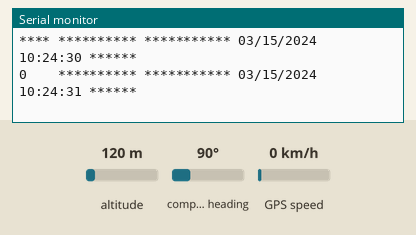
This sketch was run on a simulated Arduino Uno, built with avr-gcc and run on an emulated ATmega328P. On the bench: the last lines printed to the serial monitor. Inputs (shaded band) come from the test bench; at power-on: altitude 120 m, compass heading 90°, GPS speed 0 km/h. The GPS gets a fix after 3 s at 37.7749, -122.4194 with 8 satellites.

Above: at 1.2 s.
1.3 s: altitude set to 108 m
At 3.7 s:
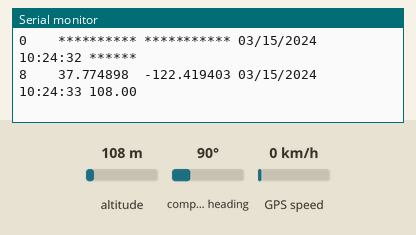
5.4 s: altitude set to 92 m
At 6.8 s:
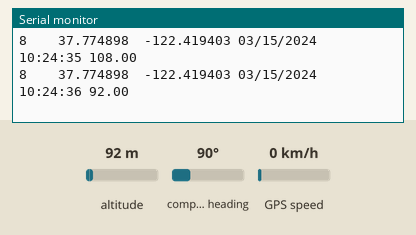
8.5 s: altitude set to 11 m
At 9.8 s:
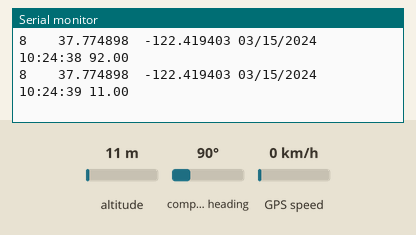
10.0 s: altitude set to 8 m
At 10.8 s:
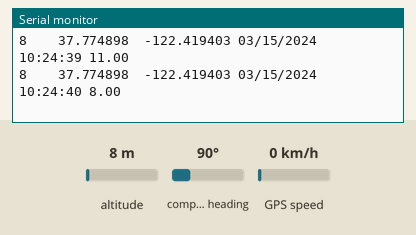

Measured:
- the behaviour switches between 100 and 99 m on altitude (found by bisection; images 1 and 2)
- the behaviour switches between 10 and 9 m on altitude (found by bisection; images 3 and 4)
- after the input at 1.3 s, the serial monitor: prints a new line after 1.7 s (image 1)
- after the input at 5.4 s, the serial monitor: prints a new line after 0.66 s (image 2)
- after the input at 8.5 s, the serial monitor: prints a new line after 0.58 s (image 3)
- after the input at 10.0 s, the serial monitor: prints a new line after 0.09 s (image 4)

The sketch:

GPS_Code.ino
```cpp
#include <TinyGPS++.h>
#include <SoftwareSerial.h>
/*
   This sample code demonstrates the normal use of a TinyGPS++ (TinyGPSPlus) object.
   It requires the use of SoftwareSerial, and assumes that you have a
   4800-baud serial GPS device hooked up on pins 4(rx) and 3(tx).
*/
static const int RXPin = 4, TXPin = 3;
static const uint32_t GPSBaud = 9600;

// The TinyGPS++ object
TinyGPSPlus gps;

// The serial connection to the GPS device
SoftwareSerial ss(RXPin, TXPin);

void setup()
{
  Serial.begin(115200);
  ss.begin(GPSBaud);

  //Serial.println(F("FullExample.ino"));
  //Serial.println(F("An extensive example of many interesting TinyGPS++ features"));
 // Serial.print(F("Testing TinyGPS++ library v. ")); Serial.println(TinyGPSPlus::libraryVersion());
  //Serial.println(F("by Mikal Hart"));
//  Serial.println();
//  Serial.println(F("SATS HDOP  LATITUDE   LONGITUDE   Fix  Date       TIME     Date ALTITUDE    Course Speed Card  Distance Course Card  Chars Sentences Checksum"));
//  Serial.println(F("           (deg)      (deg)       Age                      Age  (m)    --- from GPS ----  ---- to London  ----  RX    RX        Fail"));
//  Serial.println(F("----------------------------------------------------------------------------------------------------------------------------------------"));
}

void loop()
{
 // static const double LONDON_LAT = 51.508131, LONDON_LON = -0.128002;

  printInt(gps.satellites.value(), gps.satellites.isValid(), 5);                            //Printing the received data - SATELLITE

  printFloat(gps.location.lat(), gps.location.isValid(), 11, 6);                            //Printing the received data - LATITUDE
  printFloat(gps.location.lng(), gps.location.isValid(), 12, 6);                            //Printing the received data - LONGITUDE

  printDateTime(gps.date, gps.time);                                                        //Printing the received data - TIME
  printFloat(gps.altitude.meters(), gps.altitude.isValid(), 7, 2);                          //Printing the received data - ALTTUDE

  smartDelay(1000);                                                                           //SmartDelay Function defined seperatly

  if (millis() > 5000 && gps.charsProcessed() < 10)
    Serial.println(F("No GPS data received: check wiring"));

  Serial.println();
}

// This custom version of delay() ensures that the gps object
// is being "fed".
static void smartDelay(unsigned long ms)
{
  unsigned long start = millis();
  do
  {
    while (ss.available())
      gps.encode(ss.read());
  } while (millis() - start < ms);
}

static void printFloat(float val, bool valid, int len, int prec)                              //Function to print float values
{
  if (!valid)
  {
    while (len-- > 1)
      Serial.print('*');
    Serial.print(' ');
  }
  else
  {
    Serial.print(val, prec);
    int vi = abs((int)val);
    int flen = prec + (val < 0.0 ? 2 : 1); // . and -
    flen += vi >= 1000 ? 4 : vi >= 100 ? 3 : vi >= 10 ? 2 : 1;
    for (int i=flen; i<len; ++i)
      Serial.print(' ');
  }
  smartDelay(0);
}

static void printInt(unsigned long val, bool valid, int len)                                    //Function to print int values
{
  char sz[32] = "*****************";
  if (valid)
    sprintf(sz, "%ld", val);
  sz[len] = 0;
  for (int i=strlen(sz); i<len; ++i)
    sz[i] = ' ';
  if (len > 0)
    sz[len-1] = ' ';
  Serial.print(sz);
  smartDelay(0);
}

static void printDateTime(TinyGPSDate &d, TinyGPSTime &t)
{
  if (!d.isValid())
  {
    Serial.print(F("********** "));
  }
  else
  {
    char sz[32];
    sprintf(sz, "%02d/%02d/%02d ", d.month(), d.day(), d.year());
    Serial.print(sz);
  }

  if (!t.isValid())
  {
    Serial.print(F("******** "));
  }
  else
  {
    char sz[32];
    sprintf(sz, "%02d:%02d:%02d ", t.hour(), t.minute(), t.second());
    Serial.print(sz);
  }

//  printInt(d.age(), d.isValid(), 5);
  smartDelay(0);
}

//static void printStr(const char *str, int len)                                                //Function to print string values
//{
//  int slen = strlen(str);
//  for (int i=0; i<len; ++i)
//    Serial.print(i<slen ? str[i] : ' ');
//  smartDelay(0);
//  Serial.println();
//}
```
